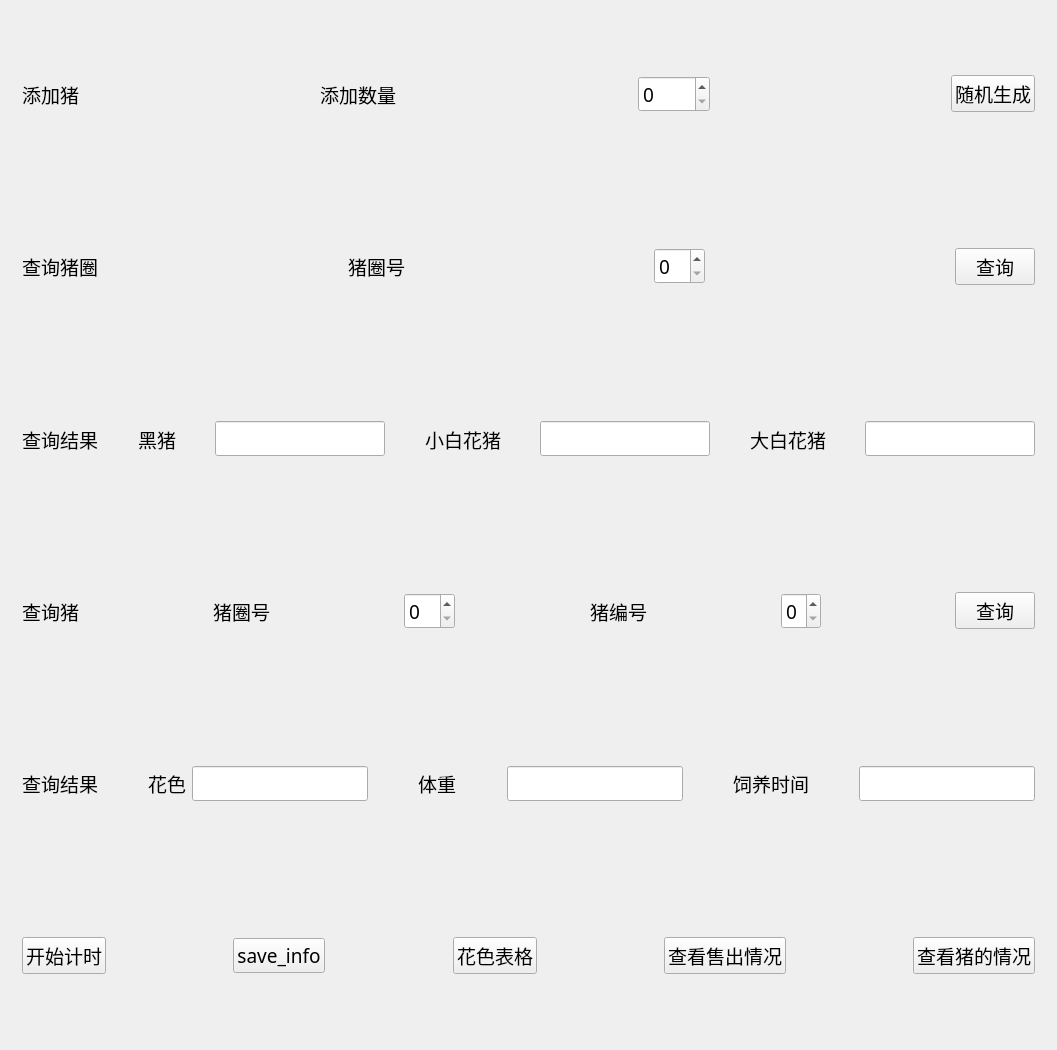
<?xml version="1.0" encoding="UTF-8"?>
<ui version="4.0">
 <class>Widget</class>
 <widget class="QWidget" name="Widget">
  <property name="enabled">
   <bool>true</bool>
  </property>
  <property name="geometry">
   <rect>
    <x>0</x>
    <y>0</y>
    <width>1057</width>
    <height>1050</height>
   </rect>
  </property>
  <property name="windowTitle">
   <string>Widget</string>
  </property>
  <layout class="QVBoxLayout" name="verticalLayout">
   <item>
    <widget class="QWidget" name="widget" native="true">
     <layout class="QHBoxLayout" name="horizontalLayout">
      <item>
       <widget class="QLabel" name="label1">
        <property name="font">
         <font>
          <family>Adobe Devanagari</family>
          <pointsize>14</pointsize>
         </font>
        </property>
        <property name="text">
         <string>添加猪</string>
        </property>
       </widget>
      </item>
      <item>
       <spacer name="horizontalSpacer">
        <property name="orientation">
         <enum>Qt::Horizontal</enum>
        </property>
        <property name="sizeHint" stdset="0">
         <size>
          <width>40</width>
          <height>20</height>
         </size>
        </property>
       </spacer>
      </item>
      <item>
       <widget class="QLabel" name="label_4">
        <property name="font">
         <font>
          <family>Adobe Devanagari</family>
          <pointsize>14</pointsize>
         </font>
        </property>
        <property name="text">
         <string>添加数量</string>
        </property>
       </widget>
      </item>
      <item>
       <spacer name="horizontalSpacer_2">
        <property name="orientation">
         <enum>Qt::Horizontal</enum>
        </property>
        <property name="sizeHint" stdset="0">
         <size>
          <width>40</width>
          <height>20</height>
         </size>
        </property>
       </spacer>
      </item>
      <item>
       <widget class="QSpinBox" name="spinBox_1">
        <property name="font">
         <font>
          <family>Adobe Devanagari</family>
          <pointsize>14</pointsize>
         </font>
        </property>
        <property name="focusPolicy">
         <enum>Qt::WheelFocus</enum>
        </property>
        <property name="maximum">
         <number>1000</number>
        </property>
       </widget>
      </item>
      <item>
       <spacer name="horizontalSpacer_3">
        <property name="orientation">
         <enum>Qt::Horizontal</enum>
        </property>
        <property name="sizeHint" stdset="0">
         <size>
          <width>40</width>
          <height>20</height>
         </size>
        </property>
       </spacer>
      </item>
      <item>
       <widget class="QPushButton" name="pushButton_1">
        <property name="font">
         <font>
          <family>Adobe Devanagari</family>
          <pointsize>14</pointsize>
         </font>
        </property>
        <property name="text">
         <string>随机生成</string>
        </property>
       </widget>
      </item>
     </layout>
    </widget>
   </item>
   <item>
    <widget class="QWidget" name="widget_2" native="true">
     <layout class="QHBoxLayout" name="horizontalLayout_2">
      <item>
       <widget class="QLabel" name="label_2">
        <property name="font">
         <font>
          <family>Adobe Devanagari</family>
          <pointsize>14</pointsize>
         </font>
        </property>
        <property name="text">
         <string>查询猪圈</string>
        </property>
       </widget>
      </item>
      <item>
       <spacer name="horizontalSpacer_4">
        <property name="orientation">
         <enum>Qt::Horizontal</enum>
        </property>
        <property name="sizeHint" stdset="0">
         <size>
          <width>40</width>
          <height>20</height>
         </size>
        </property>
       </spacer>
      </item>
      <item>
       <widget class="QLabel" name="label_5">
        <property name="font">
         <font>
          <family>Adobe Devanagari</family>
          <pointsize>14</pointsize>
         </font>
        </property>
        <property name="text">
         <string>猪圈号</string>
        </property>
       </widget>
      </item>
      <item>
       <spacer name="horizontalSpacer_5">
        <property name="orientation">
         <enum>Qt::Horizontal</enum>
        </property>
        <property name="sizeHint" stdset="0">
         <size>
          <width>40</width>
          <height>20</height>
         </size>
        </property>
       </spacer>
      </item>
      <item>
       <widget class="QSpinBox" name="spinBox_2">
        <property name="font">
         <font>
          <family>Adobe Devanagari</family>
          <pointsize>14</pointsize>
         </font>
        </property>
        <property name="maximum">
         <number>99</number>
        </property>
       </widget>
      </item>
      <item>
       <spacer name="horizontalSpacer_6">
        <property name="orientation">
         <enum>Qt::Horizontal</enum>
        </property>
        <property name="sizeHint" stdset="0">
         <size>
          <width>40</width>
          <height>20</height>
         </size>
        </property>
       </spacer>
      </item>
      <item>
       <widget class="QPushButton" name="pushButton_2">
        <property name="font">
         <font>
          <family>Adobe Devanagari</family>
          <pointsize>14</pointsize>
         </font>
        </property>
        <property name="text">
         <string>查询</string>
        </property>
       </widget>
      </item>
     </layout>
    </widget>
   </item>
   <item>
    <widget class="QWidget" name="widget_5" native="true">
     <layout class="QHBoxLayout" name="horizontalLayout_3">
      <item>
       <widget class="QLabel" name="label_7">
        <property name="font">
         <font>
          <family>Adobe Devanagari</family>
          <pointsize>14</pointsize>
         </font>
        </property>
        <property name="text">
         <string>查询结果</string>
        </property>
       </widget>
      </item>
      <item>
       <spacer name="horizontalSpacer_7">
        <property name="orientation">
         <enum>Qt::Horizontal</enum>
        </property>
        <property name="sizeHint" stdset="0">
         <size>
          <width>40</width>
          <height>20</height>
         </size>
        </property>
       </spacer>
      </item>
      <item>
       <widget class="QLabel" name="label_13">
        <property name="font">
         <font>
          <family>Adobe Devanagari</family>
          <pointsize>14</pointsize>
         </font>
        </property>
        <property name="text">
         <string>黑猪</string>
        </property>
       </widget>
      </item>
      <item>
       <spacer name="horizontalSpacer_8">
        <property name="orientation">
         <enum>Qt::Horizontal</enum>
        </property>
        <property name="sizeHint" stdset="0">
         <size>
          <width>40</width>
          <height>20</height>
         </size>
        </property>
       </spacer>
      </item>
      <item>
       <widget class="QLineEdit" name="lineEdit_2_1">
        <property name="font">
         <font>
          <family>Adobe Devanagari</family>
          <pointsize>14</pointsize>
         </font>
        </property>
        <property name="focusPolicy">
         <enum>Qt::NoFocus</enum>
        </property>
       </widget>
      </item>
      <item>
       <spacer name="horizontalSpacer_9">
        <property name="orientation">
         <enum>Qt::Horizontal</enum>
        </property>
        <property name="sizeHint" stdset="0">
         <size>
          <width>40</width>
          <height>20</height>
         </size>
        </property>
       </spacer>
      </item>
      <item>
       <widget class="QLabel" name="label_14">
        <property name="font">
         <font>
          <family>Adobe Devanagari</family>
          <pointsize>14</pointsize>
         </font>
        </property>
        <property name="text">
         <string>小白花猪</string>
        </property>
       </widget>
      </item>
      <item>
       <spacer name="horizontalSpacer_10">
        <property name="orientation">
         <enum>Qt::Horizontal</enum>
        </property>
        <property name="sizeHint" stdset="0">
         <size>
          <width>40</width>
          <height>20</height>
         </size>
        </property>
       </spacer>
      </item>
      <item>
       <widget class="QLineEdit" name="lineEdit_2_2">
        <property name="font">
         <font>
          <family>Adobe Devanagari</family>
          <pointsize>14</pointsize>
         </font>
        </property>
        <property name="focusPolicy">
         <enum>Qt::NoFocus</enum>
        </property>
       </widget>
      </item>
      <item>
       <spacer name="horizontalSpacer_11">
        <property name="orientation">
         <enum>Qt::Horizontal</enum>
        </property>
        <property name="sizeHint" stdset="0">
         <size>
          <width>40</width>
          <height>20</height>
         </size>
        </property>
       </spacer>
      </item>
      <item>
       <widget class="QLabel" name="label_15">
        <property name="font">
         <font>
          <family>Adobe Devanagari</family>
          <pointsize>14</pointsize>
         </font>
        </property>
        <property name="text">
         <string>大白花猪</string>
        </property>
       </widget>
      </item>
      <item>
       <spacer name="horizontalSpacer_12">
        <property name="orientation">
         <enum>Qt::Horizontal</enum>
        </property>
        <property name="sizeHint" stdset="0">
         <size>
          <width>40</width>
          <height>20</height>
         </size>
        </property>
       </spacer>
      </item>
      <item>
       <widget class="QLineEdit" name="lineEdit_2_3">
        <property name="font">
         <font>
          <family>Adobe Devanagari</family>
          <pointsize>14</pointsize>
         </font>
        </property>
        <property name="focusPolicy">
         <enum>Qt::NoFocus</enum>
        </property>
       </widget>
      </item>
     </layout>
    </widget>
   </item>
   <item>
    <widget class="QWidget" name="widget_3" native="true">
     <layout class="QHBoxLayout" name="horizontalLayout_4">
      <item>
       <widget class="QLabel" name="label">
        <property name="font">
         <font>
          <family>Adobe Devanagari</family>
          <pointsize>14</pointsize>
         </font>
        </property>
        <property name="text">
         <string>查询猪</string>
        </property>
       </widget>
      </item>
      <item>
       <spacer name="horizontalSpacer_13">
        <property name="orientation">
         <enum>Qt::Horizontal</enum>
        </property>
        <property name="sizeHint" stdset="0">
         <size>
          <width>40</width>
          <height>20</height>
         </size>
        </property>
       </spacer>
      </item>
      <item>
       <widget class="QLabel" name="label_6">
        <property name="font">
         <font>
          <family>Adobe Devanagari</family>
          <pointsize>14</pointsize>
         </font>
        </property>
        <property name="text">
         <string>猪圈号</string>
        </property>
       </widget>
      </item>
      <item>
       <spacer name="horizontalSpacer_14">
        <property name="orientation">
         <enum>Qt::Horizontal</enum>
        </property>
        <property name="sizeHint" stdset="0">
         <size>
          <width>40</width>
          <height>20</height>
         </size>
        </property>
       </spacer>
      </item>
      <item>
       <widget class="QSpinBox" name="spinBox_3_1">
        <property name="font">
         <font>
          <family>Adobe Devanagari</family>
          <pointsize>14</pointsize>
         </font>
        </property>
       </widget>
      </item>
      <item>
       <spacer name="horizontalSpacer_15">
        <property name="orientation">
         <enum>Qt::Horizontal</enum>
        </property>
        <property name="sizeHint" stdset="0">
         <size>
          <width>40</width>
          <height>20</height>
         </size>
        </property>
       </spacer>
      </item>
      <item>
       <widget class="QLabel" name="label_8">
        <property name="font">
         <font>
          <family>Adobe Devanagari</family>
          <pointsize>14</pointsize>
         </font>
        </property>
        <property name="text">
         <string>猪编号</string>
        </property>
       </widget>
      </item>
      <item>
       <spacer name="horizontalSpacer_16">
        <property name="orientation">
         <enum>Qt::Horizontal</enum>
        </property>
        <property name="sizeHint" stdset="0">
         <size>
          <width>40</width>
          <height>20</height>
         </size>
        </property>
       </spacer>
      </item>
      <item>
       <widget class="QSpinBox" name="spinBox_3_2">
        <property name="font">
         <font>
          <family>Adobe Devanagari</family>
          <pointsize>14</pointsize>
         </font>
        </property>
        <property name="maximum">
         <number>9</number>
        </property>
       </widget>
      </item>
      <item>
       <spacer name="horizontalSpacer_17">
        <property name="orientation">
         <enum>Qt::Horizontal</enum>
        </property>
        <property name="sizeHint" stdset="0">
         <size>
          <width>40</width>
          <height>20</height>
         </size>
        </property>
       </spacer>
      </item>
      <item>
       <widget class="QPushButton" name="pushButton_3">
        <property name="font">
         <font>
          <family>Adobe Devanagari</family>
          <pointsize>14</pointsize>
         </font>
        </property>
        <property name="text">
         <string>查询</string>
        </property>
       </widget>
      </item>
     </layout>
    </widget>
   </item>
   <item>
    <widget class="QWidget" name="widget_4" native="true">
     <layout class="QHBoxLayout" name="horizontalLayout_5">
      <item>
       <widget class="QLabel" name="label_9">
        <property name="font">
         <font>
          <family>Adobe Devanagari</family>
          <pointsize>14</pointsize>
         </font>
        </property>
        <property name="text">
         <string>查询结果</string>
        </property>
       </widget>
      </item>
      <item>
       <spacer name="horizontalSpacer_18">
        <property name="orientation">
         <enum>Qt::Horizontal</enum>
        </property>
        <property name="sizeHint" stdset="0">
         <size>
          <width>40</width>
          <height>20</height>
         </size>
        </property>
       </spacer>
      </item>
      <item>
       <widget class="QLabel" name="label_10">
        <property name="font">
         <font>
          <family>Adobe Devanagari</family>
          <pointsize>14</pointsize>
         </font>
        </property>
        <property name="text">
         <string>花色</string>
        </property>
       </widget>
      </item>
      <item>
       <widget class="QLineEdit" name="lineEdit_3_1">
        <property name="font">
         <font>
          <family>Adobe Devanagari</family>
          <pointsize>14</pointsize>
         </font>
        </property>
        <property name="focusPolicy">
         <enum>Qt::NoFocus</enum>
        </property>
       </widget>
      </item>
      <item>
       <spacer name="horizontalSpacer_19">
        <property name="orientation">
         <enum>Qt::Horizontal</enum>
        </property>
        <property name="sizeHint" stdset="0">
         <size>
          <width>40</width>
          <height>20</height>
         </size>
        </property>
       </spacer>
      </item>
      <item>
       <widget class="QLabel" name="label_11">
        <property name="font">
         <font>
          <family>Adobe Devanagari</family>
          <pointsize>14</pointsize>
         </font>
        </property>
        <property name="text">
         <string>体重</string>
        </property>
       </widget>
      </item>
      <item>
       <spacer name="horizontalSpacer_20">
        <property name="orientation">
         <enum>Qt::Horizontal</enum>
        </property>
        <property name="sizeHint" stdset="0">
         <size>
          <width>40</width>
          <height>20</height>
         </size>
        </property>
       </spacer>
      </item>
      <item>
       <widget class="QLineEdit" name="lineEdit_3_2">
        <property name="font">
         <font>
          <family>Adobe Devanagari</family>
          <pointsize>14</pointsize>
         </font>
        </property>
        <property name="focusPolicy">
         <enum>Qt::NoFocus</enum>
        </property>
       </widget>
      </item>
      <item>
       <spacer name="horizontalSpacer_21">
        <property name="orientation">
         <enum>Qt::Horizontal</enum>
        </property>
        <property name="sizeHint" stdset="0">
         <size>
          <width>40</width>
          <height>20</height>
         </size>
        </property>
       </spacer>
      </item>
      <item>
       <widget class="QLabel" name="label_12">
        <property name="font">
         <font>
          <family>Adobe Devanagari</family>
          <pointsize>14</pointsize>
         </font>
        </property>
        <property name="text">
         <string>饲养时间</string>
        </property>
       </widget>
      </item>
      <item>
       <spacer name="horizontalSpacer_22">
        <property name="orientation">
         <enum>Qt::Horizontal</enum>
        </property>
        <property name="sizeHint" stdset="0">
         <size>
          <width>40</width>
          <height>20</height>
         </size>
        </property>
       </spacer>
      </item>
      <item>
       <widget class="QLineEdit" name="lineEdit_3_3">
        <property name="font">
         <font>
          <family>Adobe Devanagari</family>
          <pointsize>14</pointsize>
         </font>
        </property>
        <property name="focusPolicy">
         <enum>Qt::NoFocus</enum>
        </property>
       </widget>
      </item>
     </layout>
    </widget>
   </item>
   <item>
    <widget class="QWidget" name="widget_6" native="true">
     <layout class="QHBoxLayout" name="horizontalLayout_6">
      <item>
       <widget class="QPushButton" name="timer_button">
        <property name="font">
         <font>
          <family>Adobe Devanagari</family>
          <pointsize>14</pointsize>
         </font>
        </property>
        <property name="text">
         <string>开始计时</string>
        </property>
       </widget>
      </item>
      <item>
       <spacer name="horizontalSpacer_23">
        <property name="orientation">
         <enum>Qt::Horizontal</enum>
        </property>
        <property name="sizeHint" stdset="0">
         <size>
          <width>40</width>
          <height>20</height>
         </size>
        </property>
       </spacer>
      </item>
      <item>
       <widget class="QPushButton" name="save_button">
        <property name="font">
         <font>
          <family>Adobe Devanagari</family>
          <pointsize>14</pointsize>
         </font>
        </property>
        <property name="text">
         <string>save_info</string>
        </property>
       </widget>
      </item>
      <item>
       <spacer name="horizontalSpacer_24">
        <property name="orientation">
         <enum>Qt::Horizontal</enum>
        </property>
        <property name="sizeHint" stdset="0">
         <size>
          <width>40</width>
          <height>20</height>
         </size>
        </property>
       </spacer>
      </item>
      <item>
       <widget class="QPushButton" name="chart_button">
        <property name="font">
         <font>
          <family>Adobe Devanagari</family>
          <pointsize>14</pointsize>
         </font>
        </property>
        <property name="text">
         <string>花色表格</string>
        </property>
       </widget>
      </item>
      <item>
       <spacer name="horizontalSpacer_25">
        <property name="orientation">
         <enum>Qt::Horizontal</enum>
        </property>
        <property name="sizeHint" stdset="0">
         <size>
          <width>40</width>
          <height>20</height>
         </size>
        </property>
       </spacer>
      </item>
      <item>
       <widget class="QPushButton" name="sale_button">
        <property name="font">
         <font>
          <family>Adobe Devanagari</family>
          <pointsize>14</pointsize>
         </font>
        </property>
        <property name="text">
         <string>查看售出情况</string>
        </property>
       </widget>
      </item>
      <item>
       <spacer name="horizontalSpacer_26">
        <property name="orientation">
         <enum>Qt::Horizontal</enum>
        </property>
        <property name="sizeHint" stdset="0">
         <size>
          <width>40</width>
          <height>20</height>
         </size>
        </property>
       </spacer>
      </item>
      <item>
       <widget class="QPushButton" name="pig_button">
        <property name="font">
         <font>
          <family>Adobe Devanagari</family>
          <pointsize>14</pointsize>
         </font>
        </property>
        <property name="text">
         <string>查看猪的情况</string>
        </property>
       </widget>
      </item>
     </layout>
    </widget>
   </item>
  </layout>
 </widget>
 <layoutdefault spacing="6" margin="11"/>
 <resources/>
 <connections/>
</ui>
